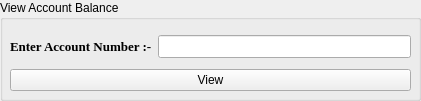
     <widget class="QGroupBox" name="groupBox_4">
      <property name="geometry">
       <rect>
        <x>440</x>
        <y>290</y>
        <width>421</width>
        <height>101</height>
       </rect>
      </property>
      <property name="title">
       <string>View Account Balance</string>
      </property>
      <widget class="QWidget" name="layoutWidget_18">
       <property name="geometry">
        <rect>
         <x>10</x>
         <y>30</y>
         <width>401</width>
         <height>66</height>
        </rect>
       </property>
       <layout class="QVBoxLayout" name="verticalLayout_21">
        <item>
         <layout class="QHBoxLayout" name="horizontalLayout_35">
          <item>
           <widget class="QLabel" name="label_35">
            <property name="font">
             <font>
              <family>Times New Roman</family>
              <pointsize>10</pointsize>
              <italic>false</italic>
              <bold>true</bold>
              <underline>false</underline>
              <strikeout>false</strikeout>
             </font>
            </property>
            <property name="text">
             <string>Enter Account Number :-</string>
            </property>
           </widget>
          </item>
          <item>
           <widget class="QLineEdit" name="AccountNumber_2">
            <property name="font">
             <font>
              <family>Times New Roman</family>
              <pointsize>10</pointsize>
              <bold>false</bold>
             </font>
            </property>
            <property name="text">
             <string/>
            </property>
           </widget>
          </item>
         </layout>
        </item>
        <item>
         <widget class="QPushButton" name="ViewButton_2">
          <property name="cursor">
           <cursorShape>PointingHandCursor</cursorShape>
          </property>
          <property name="text">
           <string>View</string>
          </property>
         </widget>
        </item>
       </layout>
      </widget>
     </widget>
